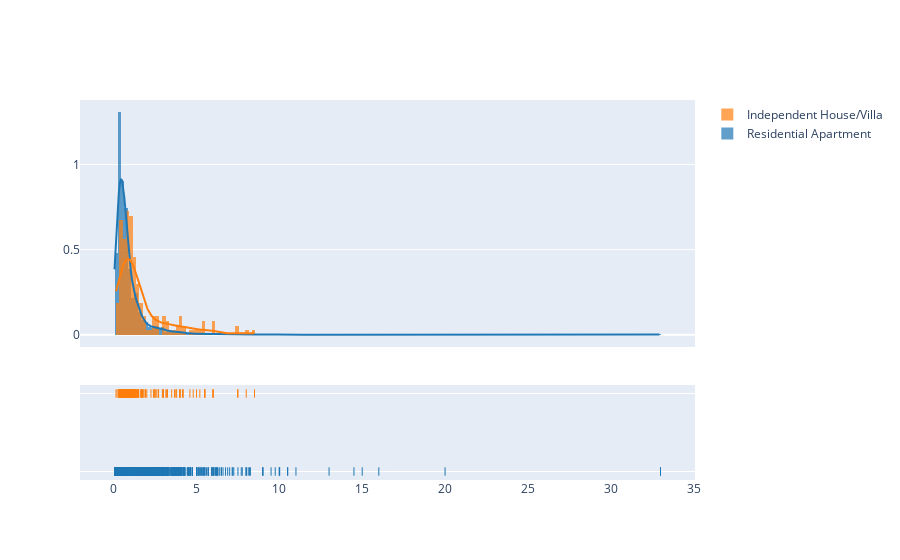

Notebook cell for this chart:
### Code cell
import plotly.figure_factory as ff
# group_labels = ['distplot']
# fig = ff.create_distplot([df[df['PROPERTY_TYPE'] == 'Residential Apartment']['price']], group_labels)
# fig.show()
# fig = ff.create_distplot([df[df['PROPERTY_TYPE'] == 'Residential Apartment']['price']], group_labels)
# fig.show()

hist_data = [df[df['PROPERTY_TYPE'] == 'Residential Apartment']['price'], df[df['PROPERTY_TYPE'] == 'Independent House/Villa']['price']]

group_labels = ['Residential Apartment', 'Independent House/Villa']

# Create distplot with custom bin_size
fig = ff.create_distplot(hist_data, group_labels, bin_size=.2)
fig.show()

### Figure 1 — Plotly figure (JSON) as saved in the notebook; plotly's stock layout.template omitted (floating-point values rounded to 4 significant figures; data arrays with more than 128 entries replaced by an {"elided": "..."} marker saying what was removed)
{"data": [{"autobinx": false, "histnorm": "probability density", "legendgroup": "Residential Apartment", "marker": {"color": "rgb(31, 119, 180)"}, "name": "Residential Apartment", "opacity": 0.7, "type": "histogram", "x": {"elided": "5334 float values"}, "xaxis": "x", "xbins": {"end": 33, "size": 0.2, "start": 0.05}, "yaxis": "y"}, {"autobinx": false, "histnorm": "probability density", "legendgroup": "Independent House/Villa", "marker": {"color": "rgb(255, 127, 14)"}, "name": "Independent House/Villa", "opacity": 0.7, "type": "histogram", "x": {"elided": "186 float values"}, "xaxis": "x", "xbins": {"end": 8.5, "size": 0.2, "start": 0.14}, "yaxis": "y"}, {"legendgroup": "Residential Apartment", "marker": {"color": "rgb(31, 119, 180)"}, "mode": "lines", "name": "Residential Apartment", "showlegend": false, "type": "scatter", "x": {"elided": "500 float values"}, "xaxis": "x", "y": {"elided": "500 float values"}, "yaxis": "y"}, {"legendgroup": "Independent House/Villa", "marker": {"color": "rgb(255, 127, 14)"}, "mode": "lines", "name": "Independent House/Villa", "showlegend": false, "type": "scatter", "x": {"elided": "500 float values"}, "xaxis": "x", "y": {"elided": "500 float values"}, "yaxis": "y"}, {"legendgroup": "Residential Apartment", "marker": {"color": "rgb(31, 119, 180)", "symbol": "line-ns-open"}, "mode": "markers", "name": "Residential Apartment", "showlegend": false, "type": "scatter", "x": {"elided": "5334 float values"}, "xaxis": "x", "y": {"elided": "5334 str values"}, "yaxis": "y2"}, {"legendgroup": "Independent House/Villa", "marker": {"color": "rgb(255, 127, 14)", "symbol": "line-ns-open"}, "mode": "markers", "name": "Independent House/Villa", "showlegend": false, "type": "scatter", "x": {"elided": "186 float values"}, "xaxis": "x", "y": {"elided": "186 str values"}, "yaxis": "y2"}], "layout": {"barmode": "overlay", "hovermode": "closest", "legend": {"traceorder": "reversed"}, "xaxis": {"anchor": "y2", "domain": [0, 1], "zeroline": false}, "yaxis": {"anchor": "free", "domain": [0.35, 1], "position": 0}, "yaxis2": {"anchor": "x", "domain": [0, 0.25], "dtick": 1, "showticklabels": false}}}
